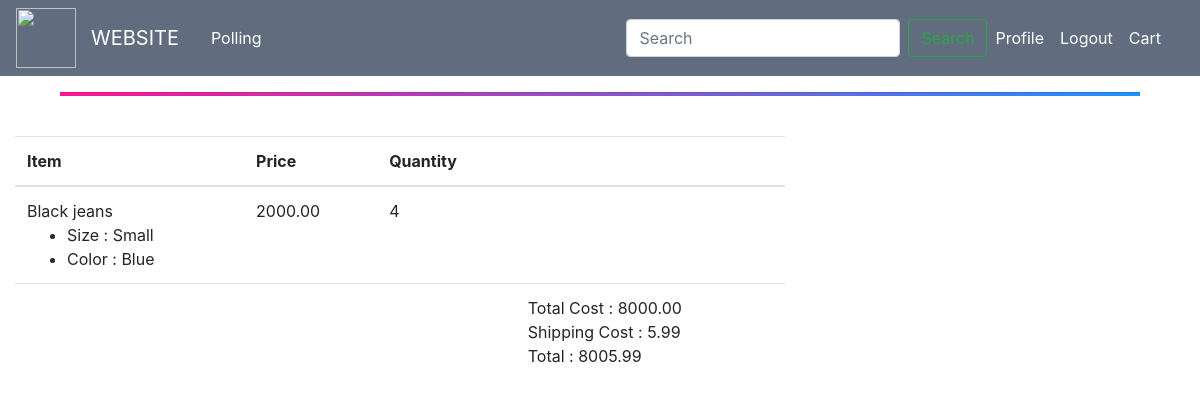
Screenshot of /orders/ (signed in) with the database file from the repository.
### orders/models.py (models this page shows, shortened)
class Order(models.Model):
    user = models.ForeignKey(User, blank=True, null=True, on_delete=models.CASCADE)
    order_id = models.CharField(max_length=120, default='ABC', unique=True)
    cart = models.ForeignKey(Cart, related_name="order", on_delete=models.CASCADE)
    shipping_total = models.DecimalField(max_digits=10, decimal_places=2, default=5.99)
    total = models.DecimalField(max_digits=10, decimal_places=2, default=0.00)
    status = models.CharField(max_length=120, choices=STATUS_CHOICES, default="Started")
    timestamp = models.DateTimeField(auto_now_add=True, auto_now=False)
    updated = models.DateTimeField(auto_now=True, auto_now_add=False)

### cart/models.py (models this page shows, shortened)
class Cart(models.Model):
    total = models.DecimalField(max_digits=10, decimal_places=2, default=0.00)
    timestamp = models.DateTimeField(auto_now_add=True, auto_now=False)
    updated = models.DateTimeField(auto_now=True, auto_now_add=False)
    active = models.BooleanField(default=True)

class CartItem(models.Model):
    cart = models.ForeignKey('Cart', related_name="cart_items", on_delete=models.CASCADE)
    product = models.ForeignKey(Product, related_name="product", on_delete=models.CASCADE)
    variations = models.ManyToManyField(Variation, blank=True)
    quantity = models.IntegerField(default=1)
    line_total = models.DecimalField(max_digits=10, decimal_places=2, default=0.00)

### blog/models.py (models this page shows, shortened)
class Product(models.Model):
    category = models.ForeignKey(Category, related_name='products', on_delete=models.CASCADE)
    name = models.CharField(max_length=150)
    description = models.TextField(blank=True)
    price = models.DecimalField(decimal_places=2, max_digits=10)
    slug = models.SlugField(max_length=150)
    stock = models.PositiveIntegerField(default=1)
    available = models.BooleanField(default=1)
    created_at = models.DateTimeField(auto_now_add=True)
    updated_at = models.DateTimeField(auto_now=True)
    image = models.ImageField(upload_to='products', blank=True)
    class Meta:
        ordering = ('name',)
        index_together = (('id', 'slug'),)
    def __str__(self):
        return self.name

class Variation(models.Model):
    product = models.ForeignKey(Product, related_name="variations", on_delete=models.CASCADE)
    category = models.CharField(max_length=120, choices=VAR_CATEGORIES, default='size')
    title = models.CharField(max_length=120)
    price = models.DecimalField(decimal_places=2, max_digits=10, default=0.00, blank=True, null=True)
    updated = models.DateTimeField(auto_now_add=False, auto_now=True)
    active = models.BooleanField(default=True)
    objects = VariationsManager()

### orders/views.py (the view)
# urls.py: path('orders/', order_views.orders, name='orders'),
@login_required()
def orders(request):
    empty_message = "You have no orders to see"
    empty = False
    if request.user.order_set.count() <= 0:
        empty = True
    context = {
        'empty': empty,
        'user': request.user,
    }
    template = "orders/user.html"
    return render(request, template, context)

### blog/models.py (called while the page is built)
    def all(self):
        return super(VariationsManager,self).filter(active=True)

### orders/templates/orders/user.html
{% extends "blog/base.html" %}
{% block content %}
    <br>
    {% if empty %}
    <h1 style="'text-align:center"> {{ empty_message }}</h1>
    {% else %}
        {% for order in user.order_set.all %}
            <div class="col-sm-8 col-sm-offset-2">
                <table class="table">
                    <thead>
                        <th>Item</th>
                        <th>Price</th>
                        <th>Quantity</th>
                        <th></th>
                    </thead>
                    <tfoot>
                        <tr>
                            <td></td>
                            <td></td>
                            <td></td>
                            <td> Total Cost : {{ order.cart.total }} <br> Shipping Cost : {{ order.shipping_total }} <br> Total : {{ order.total }}</td>
                        </tr>
                    </tfoot>
                    {% for item in order.cart.cart_items.all %}
                        <tr><td> {{ item.product }}
                                {% if item.variations.all %}
                                    <ul>
                                        {% for subitem in item.variations.all %}
                                            <li>{{ subitem.category|capfirst }} : {{ subitem.title|capfirst }}</li>
                                        {% endfor %}
                                    </ul>
                                {% endif %}
                            </td>
                            <td>{{ item.product.price }}</td>
                            <td>{{ item.quantity }}</td>
                        </tr>
                    {% endfor %}
            </table>
            </div>
        {% endfor %}
    {% endif %}
{% endblock %}

### blog/static/blog/main.css (style rules this page uses)
body { background: #fff; color: #333333; margin-top: 0; }
ul { margin: 0; }

### rows the page displays
Order: cart.total "8000.00", shipping_total "5.99", total "8005.99"
CartItem: product "Black jeans", product.price "2000.00", quantity "4"
Variation: category "Size", title "Small"
Variation: category "Color", title "Blue"
